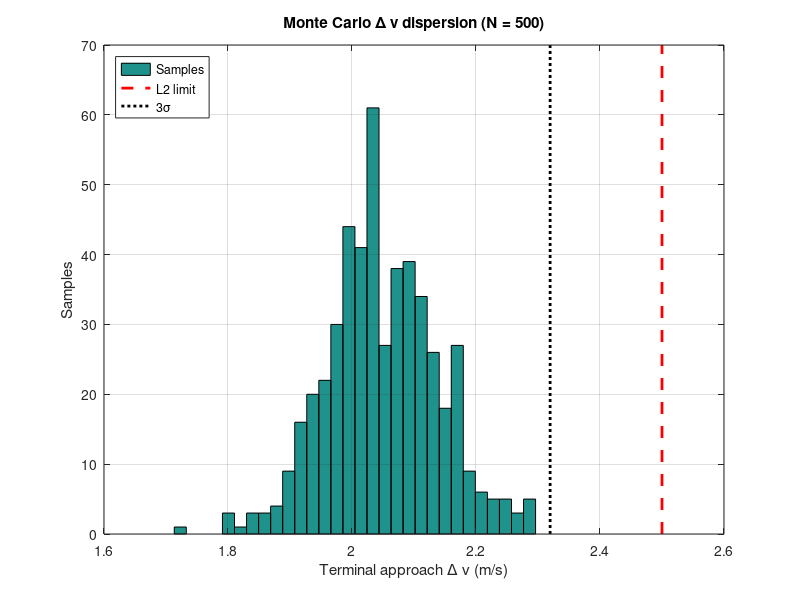
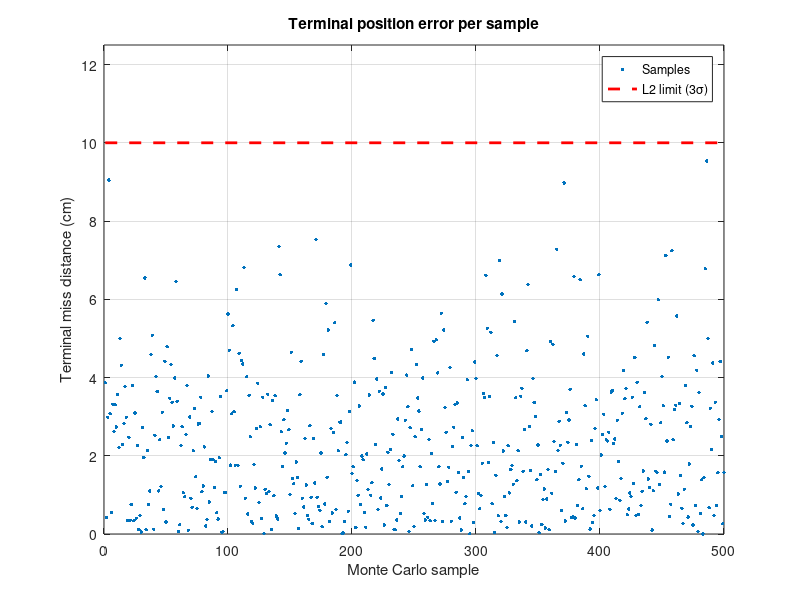

Write the MATLAB code that produced these figures, in order.
% export_for_report.m
% Exports simulation results for the weekly engineering report.
% Works in MATLAB (R2019b or later) and GNU Octave (7 or later).
%
% Demo version: generates SYNTHETIC Monte Carlo data for the
% kst_nav_closed_loop_v4 run. In production, replace the "Results"
% section with the real outputs of your simulation.
%
% Output folder (upload to gnc-core/results/ on GitHub):
%   results/kst_nav_closed_loop_v4/
%     results.json
%     fig1_delta_v_dispersion.png
%     fig2_terminal_miss_distance.png

clear; close all;

%% Run metadata
run_id     = 'kst_nav_closed_loop_v4';
ticket     = 'KST-1';
model_ref  = 'HX_KST01_DDJ_0009';
req_ref    = 'HX_KST01_SPC_0001';
run_date   = '2026-11-25';
n_samples  = 500;
dv_limit   = 2.50;   % m/s, L2 delta-v budget for terminal approach
miss_limit = 0.10;   % m, L2 terminal position accuracy (3-sigma)

out_dir = fullfile('results', run_id);
if ~exist(out_dir, 'dir'); mkdir(out_dir); end

%% Results (synthetic, seeded so every run is identical)
rand('seed', 42); randn('seed', 42);           % Octave
try, rng(42); catch, end                       % MATLAB
dv   = 2.05 + 0.09 * randn(n_samples, 1);      % m/s
miss = abs(0.028 * randn(n_samples, 1) + 0.012 * randn(n_samples, 1)); % m

dv_mean   = mean(dv);
dv_3sig   = dv_mean + 3 * std(dv);
miss_3sig = mean(miss) + 3 * std(miss);
dv_pass   = all(dv <= dv_limit);
miss_pass = miss_3sig <= miss_limit;

%% Figure 1: delta-v dispersion
f1 = figure('Visible', 'off', 'Position', [100 100 800 500]);
hist(dv, 30); hold on;
yl = ylim;
plot([dv_limit dv_limit], yl, 'r--', 'LineWidth', 2);
plot([dv_3sig dv_3sig], yl, 'k:', 'LineWidth', 2);
xlabel('Terminal approach \Delta v (m/s)');
ylabel('Samples');
title(sprintf('Monte Carlo \\Delta v dispersion (N = %d)', n_samples));
legend('Samples', 'L2 limit', '3\sigma', 'Location', 'northwest');
grid on;
fig1 = 'fig1_delta_v_dispersion.png';
print(f1, fullfile(out_dir, fig1), '-dpng', '-r150');

%% Figure 2: terminal miss distance
f2 = figure('Visible', 'off', 'Position', [100 100 800 500]);
plot(1:n_samples, miss * 100, '.', 'MarkerSize', 8); hold on;
plot([1 n_samples], [miss_limit miss_limit] * 100, 'r--', 'LineWidth', 2);
xlabel('Monte Carlo sample');
ylabel('Terminal miss distance (cm)');
ylim([0 miss_limit * 100 * 1.25]);
title('Terminal position error per sample');
legend('Samples', 'L2 limit (3\sigma)', 'Location', 'northeast');
grid on;
fig2 = 'fig2_terminal_miss_distance.png';
print(f2, fullfile(out_dir, fig2), '-dpng', '-r150');

%% results.json
rnd = @(x, n) round(x * 10^n) / 10^n;   % works in MATLAB and Octave
r.run_id       = run_id;
r.model        = [run_id '.slx'];
r.ticket       = ticket;
r.date         = run_date;
r.samples      = n_samples;
r.references   = {model_ref, req_ref};
r.changes      = {'Added pulse-width thruster model', 'Re-tuned cross-track gains'};
r.metrics(1).name = 'Delta-v mean';          r.metrics(1).value = rnd(dv_mean, 3);   r.metrics(1).unit = 'm/s'; r.metrics(1).limit = dv_limit;   r.metrics(1).pass = dv_pass;
r.metrics(2).name = 'Delta-v 3-sigma';       r.metrics(2).value = rnd(dv_3sig, 3);   r.metrics(2).unit = 'm/s'; r.metrics(2).limit = dv_limit;   r.metrics(2).pass = dv_3sig <= dv_limit;
r.metrics(3).name = 'Miss distance 3-sigma'; r.metrics(3).value = rnd(miss_3sig, 4); r.metrics(3).unit = 'm';   r.metrics(3).limit = miss_limit; r.metrics(3).pass = miss_pass;
r.figures(1).file = fig1;
r.figures(1).caption = sprintf('Terminal approach delta-v dispersion, %d-sample Monte Carlo, against L2 limit (%s)', n_samples, req_ref);
r.figures(2).file = fig2;
r.figures(2).caption = sprintf('Terminal miss distance per sample against L2 3-sigma limit (%s)', req_ref);
r.status = 'Pending review';

fid = fopen(fullfile(out_dir, 'results.json'), 'w');
fprintf(fid, '%s', jsonencode(r));
fclose(fid);

fprintf('Exported to %s\n', out_dir);
